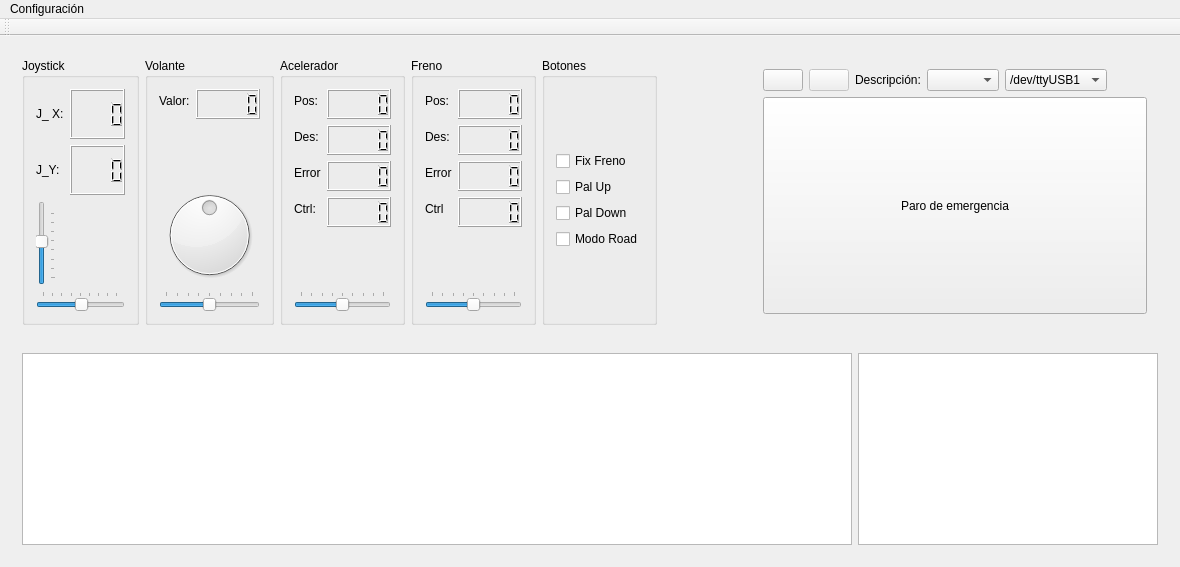
<?xml version="1.0" encoding="UTF-8"?>
<ui version="4.0">
 <class>MainWindow</class>
 <widget class="QMainWindow" name="MainWindow">
  <property name="geometry">
   <rect>
    <x>0</x>
    <y>0</y>
    <width>1180</width>
    <height>552</height>
   </rect>
  </property>
  <property name="windowTitle">
   <string>MainWindow</string>
  </property>
  <widget class="QWidget" name="centralWidget">
   <layout class="QVBoxLayout" name="verticalLayout">
    <item>
     <widget class="QWidget" name="valores_y_Conexion_Widget" native="true">
      <property name="sizePolicy">
       <sizepolicy hsizetype="MinimumExpanding" vsizetype="Fixed">
        <horstretch>0</horstretch>
        <verstretch>0</verstretch>
       </sizepolicy>
      </property>
      <property name="minimumSize">
       <size>
        <width>0</width>
        <height>0</height>
       </size>
      </property>
      <layout class="QHBoxLayout" name="Valores_Widget">
       <item>
        <layout class="QVBoxLayout" name="verticalLayout_7">
         <item>
          <layout class="QHBoxLayout" name="horizontalLayout">
           <item>
            <widget class="QGroupBox" name="grp_Joystick">
             <property name="title">
              <string>Joystick</string>
             </property>
             <layout class="QVBoxLayout" name="verticalLayout_6">
              <item>
               <layout class="QFormLayout" name="formLayout_2">
                <item row="0" column="0">
                 <widget class="QLabel" name="joystick_X_lbl">
                  <property name="sizePolicy">
                   <sizepolicy hsizetype="Minimum" vsizetype="Preferred">
                    <horstretch>0</horstretch>
                    <verstretch>0</verstretch>
                   </sizepolicy>
                  </property>
                  <property name="minimumSize">
                   <size>
                    <width>10</width>
                    <height>50</height>
                   </size>
                  </property>
                  <property name="text">
                   <string>J_ X:</string>
                  </property>
                 </widget>
                </item>
                <item row="0" column="1">
                 <widget class="QLCDNumber" name="joystick_X_lcd">
                  <property name="enabled">
                   <bool>true</bool>
                  </property>
                  <property name="sizePolicy">
                   <sizepolicy hsizetype="Minimum" vsizetype="Preferred">
                    <horstretch>0</horstretch>
                    <verstretch>0</verstretch>
                   </sizepolicy>
                  </property>
                  <property name="minimumSize">
                   <size>
                    <width>0</width>
                    <height>50</height>
                   </size>
                  </property>
                  <property name="font">
                   <font>
                    <pointsize>20</pointsize>
                    <weight>75</weight>
                    <bold>true</bold>
                   </font>
                  </property>
                  <property name="digitCount">
                   <number>4</number>
                  </property>
                 </widget>
                </item>
                <item row="1" column="0">
                 <widget class="QLabel" name="joystick_Y_lbl">
                  <property name="sizePolicy">
                   <sizepolicy hsizetype="Minimum" vsizetype="Preferred">
                    <horstretch>0</horstretch>
                    <verstretch>0</verstretch>
                   </sizepolicy>
                  </property>
                  <property name="minimumSize">
                   <size>
                    <width>10</width>
                    <height>50</height>
                   </size>
                  </property>
                  <property name="text">
                   <string>J_Y:</string>
                  </property>
                 </widget>
                </item>
                <item row="1" column="1">
                 <widget class="QLCDNumber" name="joystick_Y_lcd">
                  <property name="sizePolicy">
                   <sizepolicy hsizetype="Preferred" vsizetype="Preferred">
                    <horstretch>0</horstretch>
                    <verstretch>0</verstretch>
                   </sizepolicy>
                  </property>
                  <property name="minimumSize">
                   <size>
                    <width>0</width>
                    <height>50</height>
                   </size>
                  </property>
                  <property name="font">
                   <font>
                    <pointsize>14</pointsize>
                    <weight>75</weight>
                    <bold>true</bold>
                   </font>
                  </property>
                  <property name="digitCount">
                   <number>4</number>
                  </property>
                 </widget>
                </item>
               </layout>
              </item>
              <item>
               <layout class="QVBoxLayout" name="verticalLayout_10">
                <item>
                 <widget class="QSlider" name="joystickVertical_sld">
                  <property name="minimumSize">
                   <size>
                    <width>0</width>
                    <height>60</height>
                   </size>
                  </property>
                  <property name="minimum">
                   <number>370</number>
                  </property>
                  <property name="maximum">
                   <number>640</number>
                  </property>
                  <property name="pageStep">
                   <number>36</number>
                  </property>
                  <property name="value">
                   <number>512</number>
                  </property>
                  <property name="orientation">
                   <enum>Qt::Vertical</enum>
                  </property>
                  <property name="tickPosition">
                   <enum>QSlider::TicksBelow</enum>
                  </property>
                 </widget>
                </item>
                <item>
                 <widget class="QSlider" name="joystickHorizontal_Sld">
                  <property name="minimum">
                   <number>374</number>
                  </property>
                  <property name="maximum">
                   <number>640</number>
                  </property>
                  <property name="pageStep">
                   <number>33</number>
                  </property>
                  <property name="value">
                   <number>512</number>
                  </property>
                  <property name="orientation">
                   <enum>Qt::Horizontal</enum>
                  </property>
                  <property name="tickPosition">
                   <enum>QSlider::TicksAbove</enum>
                  </property>
                 </widget>
                </item>
               </layout>
              </item>
             </layout>
            </widget>
           </item>
           <item>
            <widget class="QGroupBox" name="grp_Volante">
             <property name="title">
              <string>Volante</string>
             </property>
             <layout class="QVBoxLayout" name="verticalLayout_5">
              <item>
               <layout class="QVBoxLayout" name="verticalLayout_11">
                <item>
                 <layout class="QFormLayout" name="formLayout">
                  <item row="0" column="0">
                   <widget class="QLabel" name="valorVolante_lbl">
                    <property name="text">
                     <string>Valor:</string>
                    </property>
                   </widget>
                  </item>
                  <item row="0" column="1">
                   <widget class="QLCDNumber" name="volante_lcd">
                    <property name="sizePolicy">
                     <sizepolicy hsizetype="Minimum" vsizetype="Preferred">
                      <horstretch>0</horstretch>
                      <verstretch>0</verstretch>
                     </sizepolicy>
                    </property>
                    <property name="minimumSize">
                     <size>
                      <width>0</width>
                      <height>30</height>
                     </size>
                    </property>
                    <property name="font">
                     <font>
                      <pointsize>14</pointsize>
                     </font>
                    </property>
                   </widget>
                  </item>
                 </layout>
                </item>
               </layout>
              </item>
              <item>
               <widget class="QDial" name="VolanteControl_Dial">
                <property name="autoFillBackground">
                 <bool>false</bool>
                </property>
                <property name="minimum">
                 <number>-3200</number>
                </property>
                <property name="maximum">
                 <number>3200</number>
                </property>
                <property name="singleStep">
                 <number>100</number>
                </property>
                <property name="pageStep">
                 <number>400</number>
                </property>
                <property name="invertedAppearance">
                 <bool>false</bool>
                </property>
               </widget>
              </item>
              <item>
               <widget class="QSlider" name="horizontalSlider_2">
                <property name="minimum">
                 <number>-3200</number>
                </property>
                <property name="maximum">
                 <number>3200</number>
                </property>
                <property name="singleStep">
                 <number>100</number>
                </property>
                <property name="pageStep">
                 <number>800</number>
                </property>
                <property name="tracking">
                 <bool>true</bool>
                </property>
                <property name="orientation">
                 <enum>Qt::Horizontal</enum>
                </property>
                <property name="invertedAppearance">
                 <bool>false</bool>
                </property>
                <property name="invertedControls">
                 <bool>false</bool>
                </property>
                <property name="tickPosition">
                 <enum>QSlider::TicksAbove</enum>
                </property>
                <property name="tickInterval">
                 <number>800</number>
                </property>
               </widget>
              </item>
             </layout>
            </widget>
           </item>
           <item>
            <widget class="QGroupBox" name="grp_Acelerador">
             <property name="title">
              <string>Acelerador</string>
             </property>
             <property name="flat">
              <bool>false</bool>
             </property>
             <layout class="QVBoxLayout" name="verticalLayout_4">
              <item>
               <layout class="QFormLayout" name="frmLay_Acelerador">
                <item row="0" column="0">
                 <widget class="QLabel" name="valorAcelerador_lbl">
                  <property name="text">
                   <string>Pos:</string>
                  </property>
                 </widget>
                </item>
                <item row="0" column="1">
                 <widget class="QLCDNumber" name="aceleradorPos_lcd">
                  <property name="sizePolicy">
                   <sizepolicy hsizetype="Minimum" vsizetype="Minimum">
                    <horstretch>0</horstretch>
                    <verstretch>0</verstretch>
                   </sizepolicy>
                  </property>
                  <property name="minimumSize">
                   <size>
                    <width>0</width>
                    <height>30</height>
                   </size>
                  </property>
                  <property name="font">
                   <font>
                    <pointsize>14</pointsize>
                    <weight>75</weight>
                    <bold>true</bold>
                   </font>
                  </property>
                 </widget>
                </item>
                <item row="1" column="0">
                 <widget class="QLabel" name="label_3">
                  <property name="text">
                   <string>Des:</string>
                  </property>
                 </widget>
                </item>
                <item row="3" column="0">
                 <widget class="QLabel" name="label_4">
                  <property name="text">
                   <string>Ctrl:</string>
                  </property>
                 </widget>
                </item>
                <item row="1" column="1">
                 <widget class="QLCDNumber" name="aceleradorDes_lcd">
                  <property name="sizePolicy">
                   <sizepolicy hsizetype="Preferred" vsizetype="Preferred">
                    <horstretch>0</horstretch>
                    <verstretch>0</verstretch>
                   </sizepolicy>
                  </property>
                  <property name="minimumSize">
                   <size>
                    <width>0</width>
                    <height>30</height>
                   </size>
                  </property>
                  <property name="font">
                   <font>
                    <pointsize>14</pointsize>
                   </font>
                  </property>
                 </widget>
                </item>
                <item row="3" column="1">
                 <widget class="QLCDNumber" name="aceleradorControl_lcd">
                  <property name="sizePolicy">
                   <sizepolicy hsizetype="Minimum" vsizetype="Minimum">
                    <horstretch>0</horstretch>
                    <verstretch>0</verstretch>
                   </sizepolicy>
                  </property>
                  <property name="minimumSize">
                   <size>
                    <width>0</width>
                    <height>30</height>
                   </size>
                  </property>
                  <property name="font">
                   <font>
                    <pointsize>14</pointsize>
                   </font>
                  </property>
                 </widget>
                </item>
                <item row="2" column="0">
                 <widget class="QLabel" name="label_5">
                  <property name="text">
                   <string>Error</string>
                  </property>
                 </widget>
                </item>
                <item row="2" column="1">
                 <widget class="QLCDNumber" name="Acelerador_lcdError">
                  <property name="sizePolicy">
                   <sizepolicy hsizetype="Preferred" vsizetype="Preferred">
                    <horstretch>0</horstretch>
                    <verstretch>0</verstretch>
                   </sizepolicy>
                  </property>
                  <property name="minimumSize">
                   <size>
                    <width>0</width>
                    <height>30</height>
                   </size>
                  </property>
                 </widget>
                </item>
               </layout>
              </item>
              <item>
               <widget class="QSlider" name="AceleradorControl_Slider">
                <property name="minimum">
                 <number>-3200</number>
                </property>
                <property name="maximum">
                 <number>3200</number>
                </property>
                <property name="singleStep">
                 <number>100</number>
                </property>
                <property name="pageStep">
                 <number>800</number>
                </property>
                <property name="orientation">
                 <enum>Qt::Horizontal</enum>
                </property>
                <property name="tickPosition">
                 <enum>QSlider::TicksAbove</enum>
                </property>
               </widget>
              </item>
             </layout>
            </widget>
           </item>
           <item>
            <widget class="QGroupBox" name="grp_Freno">
             <property name="title">
              <string>Freno</string>
             </property>
             <layout class="QVBoxLayout" name="verticalLayout_2">
              <item>
               <layout class="QFormLayout" name="frmLay_Freno">
                <item row="0" column="0">
                 <widget class="QLabel" name="valorFreno_lbl">
                  <property name="minimumSize">
                   <size>
                    <width>20</width>
                    <height>0</height>
                   </size>
                  </property>
                  <property name="text">
                   <string>Pos:</string>
                  </property>
                 </widget>
                </item>
                <item row="0" column="1">
                 <widget class="QLCDNumber" name="frenoPos_lcd">
                  <property name="sizePolicy">
                   <sizepolicy hsizetype="Preferred" vsizetype="Minimum">
                    <horstretch>0</horstretch>
                    <verstretch>0</verstretch>
                   </sizepolicy>
                  </property>
                  <property name="minimumSize">
                   <size>
                    <width>0</width>
                    <height>30</height>
                   </size>
                  </property>
                  <property name="font">
                   <font>
                    <pointsize>14</pointsize>
                    <weight>75</weight>
                    <bold>true</bold>
                   </font>
                  </property>
                 </widget>
                </item>
                <item row="1" column="0">
                 <widget class="QLabel" name="label">
                  <property name="minimumSize">
                   <size>
                    <width>20</width>
                    <height>0</height>
                   </size>
                  </property>
                  <property name="text">
                   <string>Des:</string>
                  </property>
                 </widget>
                </item>
                <item row="1" column="1">
                 <widget class="QLCDNumber" name="frenoDes_lcd">
                  <property name="sizePolicy">
                   <sizepolicy hsizetype="Minimum" vsizetype="Preferred">
                    <horstretch>0</horstretch>
                    <verstretch>0</verstretch>
                   </sizepolicy>
                  </property>
                  <property name="minimumSize">
                   <size>
                    <width>0</width>
                    <height>30</height>
                   </size>
                  </property>
                  <property name="font">
                   <font>
                    <pointsize>14</pointsize>
                    <weight>75</weight>
                    <bold>true</bold>
                   </font>
                  </property>
                 </widget>
                </item>
                <item row="2" column="1">
                 <widget class="QLCDNumber" name="Freno_lcdError">
                  <property name="minimumSize">
                   <size>
                    <width>0</width>
                    <height>30</height>
                   </size>
                  </property>
                 </widget>
                </item>
                <item row="2" column="0">
                 <widget class="QLabel" name="Freno_lblError">
                  <property name="text">
                   <string>Error</string>
                  </property>
                 </widget>
                </item>
                <item row="3" column="1">
                 <widget class="QLCDNumber" name="frenoControl_lcd">
                  <property name="enabled">
                   <bool>true</bool>
                  </property>
                  <property name="sizePolicy">
                   <sizepolicy hsizetype="Minimum" vsizetype="Preferred">
                    <horstretch>0</horstretch>
                    <verstretch>0</verstretch>
                   </sizepolicy>
                  </property>
                  <property name="minimumSize">
                   <size>
                    <width>30</width>
                    <height>30</height>
                   </size>
                  </property>
                  <property name="font">
                   <font>
                    <pointsize>14</pointsize>
                    <weight>75</weight>
                    <bold>true</bold>
                   </font>
                  </property>
                  <property name="smallDecimalPoint">
                   <bool>false</bool>
                  </property>
                  <property name="digitCount">
                   <number>5</number>
                  </property>
                 </widget>
                </item>
                <item row="3" column="0">
                 <widget class="QLabel" name="label_2">
                  <property name="minimumSize">
                   <size>
                    <width>20</width>
                    <height>0</height>
                   </size>
                  </property>
                  <property name="text">
                   <string>Ctrl</string>
                  </property>
                 </widget>
                </item>
               </layout>
              </item>
              <item>
               <widget class="QSlider" name="FrenoControl_Slider">
                <property name="minimum">
                 <number>-3200</number>
                </property>
                <property name="maximum">
                 <number>3200</number>
                </property>
                <property name="singleStep">
                 <number>100</number>
                </property>
                <property name="pageStep">
                 <number>800</number>
                </property>
                <property name="orientation">
                 <enum>Qt::Horizontal</enum>
                </property>
                <property name="tickPosition">
                 <enum>QSlider::TicksAbove</enum>
                </property>
               </widget>
              </item>
             </layout>
            </widget>
           </item>
           <item>
            <widget class="QGroupBox" name="groupBox">
             <property name="title">
              <string>Botones</string>
             </property>
             <layout class="QVBoxLayout" name="verticalLayout_9">
              <item>
               <layout class="QVBoxLayout" name="verticalLayout_8">
                <item>
                 <widget class="QCheckBox" name="FixFreno_chk">
                  <property name="text">
                   <string>Fix Freno</string>
                  </property>
                 </widget>
                </item>
                <item>
                 <widget class="QCheckBox" name="PalUp_chk">
                  <property name="text">
                   <string>Pal Up</string>
                  </property>
                 </widget>
                </item>
                <item>
                 <widget class="QCheckBox" name="PalDown_chk">
                  <property name="text">
                   <string>Pal Down</string>
                  </property>
                 </widget>
                </item>
                <item>
                 <widget class="QCheckBox" name="RoadMode_chk">
                  <property name="text">
                   <string>Modo Road</string>
                  </property>
                 </widget>
                </item>
               </layout>
              </item>
             </layout>
            </widget>
           </item>
          </layout>
         </item>
        </layout>
       </item>
       <item>
        <spacer name="valoresYConexion_Spacer">
         <property name="orientation">
          <enum>Qt::Horizontal</enum>
         </property>
         <property name="sizeHint" stdset="0">
          <size>
           <width>40</width>
           <height>20</height>
          </size>
         </property>
        </spacer>
       </item>
       <item>
        <widget class="QWidget" name="ConexionConfigForm_Widget" native="true">
         <property name="sizePolicy">
          <sizepolicy hsizetype="Preferred" vsizetype="Minimum">
           <horstretch>0</horstretch>
           <verstretch>0</verstretch>
          </sizepolicy>
         </property>
         <layout class="QVBoxLayout" name="verticalLayout_3">
          <item>
           <layout class="QHBoxLayout" name="Conectar_HLay">
            <item>
             <widget class="QPushButton" name="btnConectar">
              <property name="enabled">
               <bool>true</bool>
              </property>
              <property name="text">
               <string/>
              </property>
              <property name="icon">
               <iconset resource="Resources.qrc">
                <normaloff>:/images/connect.png</normaloff>:/images/connect.png</iconset>
              </property>
             </widget>
            </item>
            <item>
             <widget class="QPushButton" name="btnDesconectar">
              <property name="enabled">
               <bool>false</bool>
              </property>
              <property name="text">
               <string/>
              </property>
              <property name="icon">
               <iconset resource="Resources.qrc">
                <normaloff>:/images/disconnect.png</normaloff>:/images/disconnect.png</iconset>
              </property>
             </widget>
            </item>
            <item>
             <widget class="QLabel" name="lblDescripcion">
              <property name="text">
               <string>Descripción:</string>
              </property>
             </widget>
            </item>
            <item>
             <widget class="QComboBox" name="cmbBaudRate">
              <property name="currentIndex">
               <number>-1</number>
              </property>
             </widget>
            </item>
            <item>
             <widget class="QComboBox" name="cmbSerialPortSelector">
              <property name="currentIndex">
               <number>1</number>
              </property>
              <item>
               <property name="text">
                <string>/dev/ttyUSB0</string>
               </property>
              </item>
              <item>
               <property name="text">
                <string>/dev/ttyUSB1</string>
               </property>
              </item>
              <item>
               <property name="text">
                <string>/dev/ttyUSB2</string>
               </property>
              </item>
              <item>
               <property name="text">
                <string>/dev/ttyACM0</string>
               </property>
              </item>
              <item>
               <property name="text">
                <string>/dev/ttyACM1</string>
               </property>
              </item>
             </widget>
            </item>
            <item>
             <spacer name="horizontalSpacer_2">
              <property name="orientation">
               <enum>Qt::Horizontal</enum>
              </property>
              <property name="sizeHint" stdset="0">
               <size>
                <width>40</width>
                <height>20</height>
               </size>
              </property>
             </spacer>
            </item>
           </layout>
          </item>
          <item>
           <widget class="QPushButton" name="btnParoEmergencia">
            <property name="sizePolicy">
             <sizepolicy hsizetype="Preferred" vsizetype="Preferred">
              <horstretch>0</horstretch>
              <verstretch>0</verstretch>
             </sizepolicy>
            </property>
            <property name="text">
             <string>Paro de emergencia</string>
            </property>
           </widget>
          </item>
         </layout>
        </widget>
       </item>
      </layout>
     </widget>
    </item>
    <item>
     <widget class="QWidget" name="SalidaConsola_Widget" native="true">
      <property name="sizePolicy">
       <sizepolicy hsizetype="Preferred" vsizetype="MinimumExpanding">
        <horstretch>0</horstretch>
        <verstretch>0</verstretch>
       </sizepolicy>
      </property>
      <layout class="QHBoxLayout" name="horizontalLayout_5">
       <item>
        <widget class="QPlainTextEdit" name="InfoSalida_txt">
         <property name="plainText">
          <string/>
         </property>
        </widget>
       </item>
       <item>
        <widget class="QPlainTextEdit" name="erroresSalida_txt">
         <property name="sizePolicy">
          <sizepolicy hsizetype="Fixed" vsizetype="Expanding">
           <horstretch>0</horstretch>
           <verstretch>0</verstretch>
          </sizepolicy>
         </property>
         <property name="minimumSize">
          <size>
           <width>300</width>
           <height>0</height>
          </size>
         </property>
         <property name="baseSize">
          <size>
           <width>300</width>
           <height>0</height>
          </size>
         </property>
         <property name="plainText">
          <string/>
         </property>
        </widget>
       </item>
      </layout>
     </widget>
    </item>
   </layout>
  </widget>
  <widget class="QMenuBar" name="menuBar">
   <property name="geometry">
    <rect>
     <x>0</x>
     <y>0</y>
     <width>1180</width>
     <height>22</height>
    </rect>
   </property>
   <widget class="QMenu" name="menuConfiguraci_n">
    <property name="title">
     <string>Configuración</string>
    </property>
    <addaction name="actionConfigurar"/>
    <addaction name="actionBuscar_puertos"/>
   </widget>
   <addaction name="menuConfiguraci_n"/>
  </widget>
  <widget class="QToolBar" name="mainToolBar">
   <attribute name="toolBarArea">
    <enum>TopToolBarArea</enum>
   </attribute>
   <attribute name="toolBarBreak">
    <bool>false</bool>
   </attribute>
  </widget>
  <action name="actionConfigurar">
   <property name="text">
    <string>Configurar</string>
   </property>
  </action>
  <action name="actionBuscar_puertos">
   <property name="text">
    <string>Buscar puertos</string>
   </property>
  </action>
 </widget>
 <layoutdefault spacing="6" margin="11"/>
 <resources>
  <include location="Resources.qrc"/>
 </resources>
 <connections/>
</ui>
